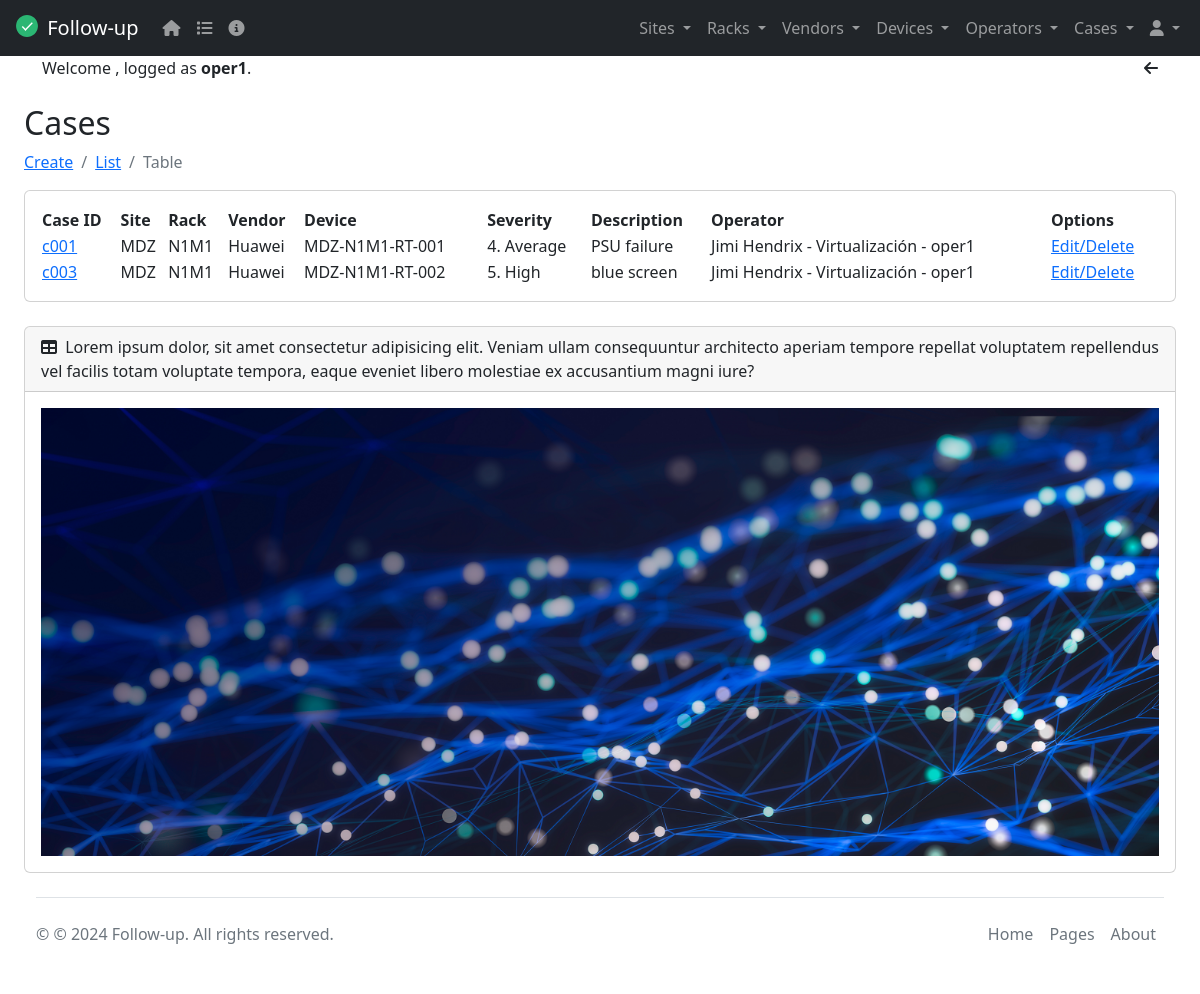
Before: /case_table/ (signed in) with the older database file.
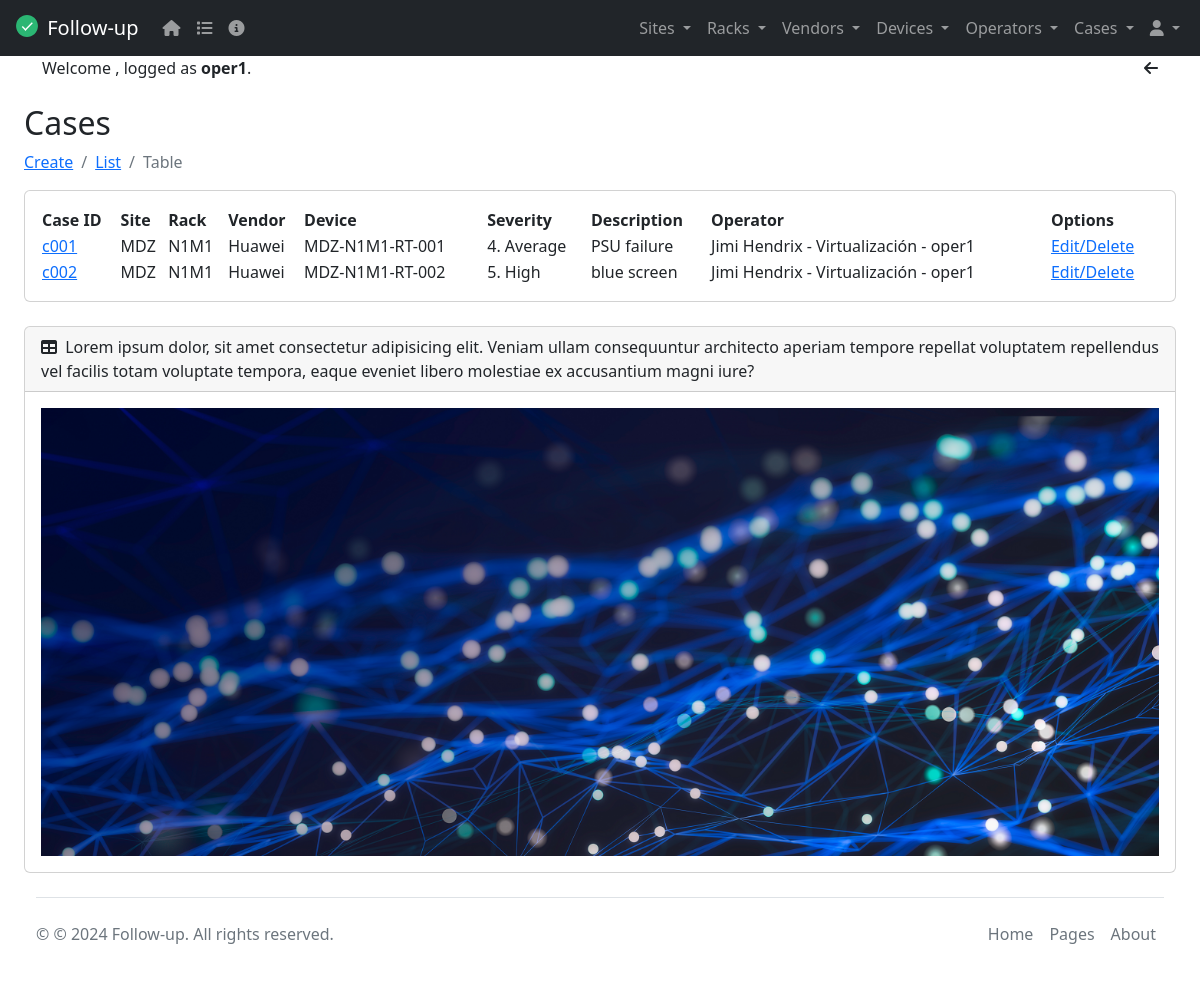
After: the same page with the newer database file.
### tasks/models.py (models this page shows, shortened)
class Case(models.Model):
  SEVERITIES = (
    ('1. Not classified', "1. Not classified"),
    ('2. Information', "2. Information"),
    ('3. Warning', "3. Warning"),
    ('4. Average', "4. Average"),
    ('5. High', "5. High"),
    ('6. Disaster', "6. Disaster")
  )
  caseId = models.CharField(max_length=6)
  description = models.CharField(max_length=20)
  severity = models.CharField(choices=SEVERITIES, max_length=20, null=True)
  site = models.ForeignKey(Site, on_delete=models.CASCADE, null=True, editable=False)
  rack = models.ForeignKey(Rack, on_delete=models.CASCADE, null=True, editable=False)
  vendor = models.ForeignKey(Vendor, on_delete=models.CASCADE, null=True, editable=False)
  device = models.ForeignKey(Device, on_delete=models.CASCADE, null=True)
  operator = models.ForeignKey(Operator, on_delete=models.CASCADE, null=True)
  caseImage = models.ImageField(upload_to='cases', blank=True, null=True, default="/media/static/default.png")
  class Meta():
    verbose_name = 'Case'
    verbose_name_plural = 'Cases'
    ordering = ('caseId', 'description')
    unique_together = ('caseId', 'description')

class Site(models.Model):
  siteId = models.CharField(max_length=6)
  name = models.CharField(max_length=20)
  address = models.CharField(max_length=30)
  city = models.CharField(max_length=20)
  country = models.CharField(max_length=20)
  switchowner = models.CharField(max_length=30)
  contact = models.IntegerField(default=0)
  siteImage = models.ImageField(upload_to='sites', blank=True, null=True, default="/media/static/default.png") # default=""
  def __str__(self):
    return self.name
  class Meta():
    verbose_name = 'Site'
    verbose_name_plural = 'Sites'
    ordering = ('siteId', 'name')
    unique_together = ('siteId', 'name')

class Rack(models.Model):
  rackId = models.CharField(max_length=6)
  name = models.CharField(max_length=20)
  site = models.ForeignKey(Site, on_delete=models.CASCADE, null=True)
  rackImage = models.ImageField(upload_to='racks', blank=True, null=True, default="/media/static/default.png") # default=""
  def __str__(self):
    return f"{self.name}"
  class Meta():
    verbose_name = 'Rack'
    verbose_name_plural = 'Racks'
    ordering = ('rackId', 'name')
    unique_together = ('rackId', 'name')

class Vendor(models.Model):
  vendorId = models.CharField(max_length=6)
  name = models.CharField(max_length=20)
  email = models.EmailField()
  contact = models.IntegerField()
  link = models.URLField(max_length=200, blank=True)
  vendorImage = models.ImageField(upload_to='vendors', blank=True, null=True, default="/media/static/default.png")
  def __str__(self):
    return self.name
  class Meta():
    verbose_name = 'Vendor'
    verbose_name_plural = 'Vendors'
    ordering = ('vendorId', 'name')
    unique_together = ('vendorId', 'name')

class Device(models.Model):
  CATEGORIES = (
    ('RT', "Router"),
    ('SW2', "Switch L2"),
    ('SW3', "Switch L3"),
    ('FW', "Firewall"),
    ('SR', "Server"),
    ('ST', "Storage")
  )
  deviceId = models.CharField(max_length=6)
  name = models.CharField(max_length=20)
  category = models.CharField(choices=CATEGORIES, max_length=3, null=True)
  model = models.CharField(max_length=20)
  serialNumber = models.CharField(max_length=30)
  site = models.ForeignKey(Site, on_delete=models.CASCADE, null=True)
  rack = ChainedForeignKey(
    Rack,
    on_delete=models.CASCADE,
    null=True,
    related_name='devices',
    chained_field="site",
    chained_model_field="site",
    show_all=False,
    auto_choose=True,
    sort=True)
  vendor = models.ForeignKey(Vendor, on_delete=models.CASCADE, null=True)
  deviceImage = models.ImageField(upload_to='devices', blank=True, null=True, default="/media/static/default.png")
  def __str__(self):
    return f"{self.name}"
  class Meta():
    verbose_name = 'Device'
    verbose_name_plural = 'Devices'
    ordering = ('deviceId', 'name')
    unique_together = ('deviceId', 'name')

class Operator(models.Model):
  operatorId = models.CharField(max_length=6)
  firstName = models.CharField(max_length=20)
  lastName = models.CharField(max_length=20)
  email = models.EmailField()
  contact = models.IntegerField()
  backOffice = models.CharField(max_length=20)
  user = models.OneToOneField(User, on_delete=models.CASCADE, null=True)
  operatorImage = models.ImageField(upload_to='operators', blank=True, null=True, default="/media/static/default.png")
  def __str__(self):
    return self.firstName + ' ' + self.lastName + ' - ' + self.backOffice + ' - ' + self.user.username
  class Meta():
    verbose_name = 'Operator'
    verbose_name_plural = 'Operators'
    ordering = ('operatorId', 'firstName', 'lastName')
    unique_together = ('operatorId', 'firstName', 'lastName')

### tasks/views.py (the view)
# urls.py: path('case_table/', views.case_table, name='case_table'),
@login_required
def case_table(request):
    cases = Case.objects.all()
    return render(request, 'case_table.html', {'cases': cases})

### tasks/templates/case_table.html
{% extends 'base.html' %}
{% block content %}
<h2 class="mt-4">Cases</h2>
<nav aria-label="breadcrumb">
  <ol class="breadcrumb">
    <li class="breadcrumb-item"><a href="/case_create">Create</a></li>
    <li class="breadcrumb-item"><a href="/cases">List</a></li>
    <li class="breadcrumb-item active" aria-current="page">Table</li>
  </ol>
</nav>
<div class="card mb-4">
  <div class="card-body">
    <table id="example" class="display" style="width:100%">
        <thead>
            <tr>
                <th>Case ID</th>
                <th>Site</th>
                <th>Rack</th>
                <th>Vendor</th>
                <th>Device</th>
                <th>Severity</th>
                <th>Description</th>
                <th>Operator</th>
                <th>Options</th>
            </tr>
        </thead>
        <tbody>
            {% for case in cases %}
            <tr>
              <td><a href="{% url 'case_nav' case.id %}">{{ case.caseId }}</a></td>
              <td>{{ case.site }}</td>
              <td>{{ case.rack }}</td>
              <td>{{ case.vendor }}</td>
              <td>{{ case.device }}</td>
              <td>{{ case.severity }}</td>
              <td>{{ case.description }}</td>
              <td>{{ case.operator }}</td>
              <td><a href="{% url 'case_detail' case.id %}">Edit/Delete</a></td>
            </tr>
            {% endfor %}
        </tbody>
    </table>
  </div>
</div>
{% endblock %}

Changed rows visible on the page:
changed Case "5. High": caseId "c003" → "c002"
